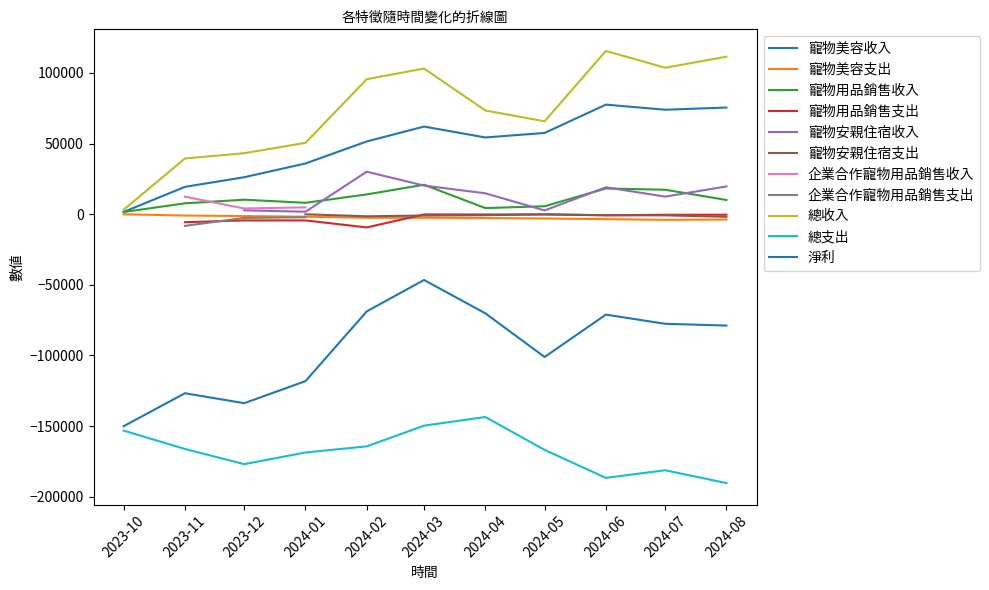

Here is the Python script that generated this plot:
import pandas as pd
import matplotlib.pyplot as plt
import seaborn as sns
import os
from matplotlib.font_manager import FontProperties

# Load the CSV file
file_path = os.path.join('PET2_utf8.csv')
csv_data = pd.read_csv(file_path)

# Load the custom font (ChocolateClassicalSans or any other font supporting Chinese characters)
font_path = os.path.join('ChocolateClassicalSans-Regular.ttf')
font_properties = FontProperties(fname=font_path)

# 定義要繪製的特徵欄位
columns_to_plot = ['寵物美容收入', '寵物美容支出', '寵物用品銷售收入', '寵物用品銷售支出', '寵物安親住宿收入', 
                   '寵物安親住宿支出', '企業合作寵物用品銷售收入', '企業合作寵物用品銷售支出', '總收入', '總支出', '淨利']

# 定義日期轉換函數 (民國年轉西曆年)
def convert_roc_to_ad(date_str):
    try:
        year, month = date_str.split('年')
        year = int(year) + 1911  # 將民國年轉換為西曆年
        month = month.replace('月', '')  # 去掉 '月'
        return f"{year}-{month}-01"
    except ValueError:
        return None

# 將日期進行轉換
csv_data['Unnamed: 0'] = csv_data['Unnamed: 0'].apply(convert_roc_to_ad)

# 移除無法解析的日期
csv_data = csv_data.dropna(subset=['Unnamed: 0'])

# 將轉換後的日期列轉換為 datetime 格式
csv_data['Unnamed: 0'] = pd.to_datetime(csv_data['Unnamed: 0'], format='%Y-%m-%d')

# 繪製每個特徵的折線圖，X軸為 'Unnamed: 0' (時間)
plt.figure(figsize=(10, 6))

for col in columns_to_plot:
    plt.plot(csv_data['Unnamed: 0'], csv_data[col], label=col)

# 設置圖表標題和標籤，並應用字型
plt.title('各特徵隨時間變化的折線圖', fontproperties=font_properties)
plt.xlabel('時間', fontproperties=font_properties)
plt.ylabel('數值', fontproperties=font_properties)
plt.legend(loc='upper left', bbox_to_anchor=(1, 1), fontsize='small', prop=font_properties)
plt.xticks(rotation=45, fontproperties=font_properties)
plt.yticks(fontproperties=font_properties)
plt.tight_layout()

output_path = 'line.png'
plt.savefig(output_path, format='png', bbox_inches='tight')
# 顯示圖表
plt.show()
